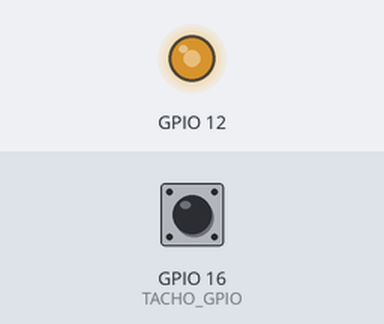
A program run on a simulated Raspberry Pi (BCM pin numbers). Parts: output pins drawn as LEDs (lit = HIGH). Inputs (shaded band) come from the test bench; at power-on: GPIO 16 (TACHO_GPIO) HIGH. Files the program writes start out absent; the clock reads 2024-03-15 10:24:30 at power-on unless the program sets it; what the program prints to the terminal is not drawn.

Above: at 0.2 s.
Timing chart, 0 to 1.7 s (numbered marks = the images above):
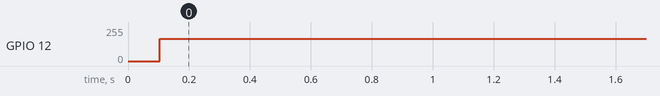

Measured:
- by itself, GPIO 12: 0/255 → 166/255 at 0.10 s

The program:

pwm_fan.py
```python
#!/usr/bin/env python3
import pigpio
import time
import os

with open("/tmp/fan_debug.log", "w") as f:
    f.write("cwd: " + os.getcwd() + "\n")
    f.write("HOME: " + os.environ.get("HOME", "None") + "\n")
    f.write("USER: " + os.environ.get("USER", "None") + "\n")

# === Parameters ===
PWM_GPIO = 12                   # GPIO12: hardware PWM-capable
TACHO_GPIO = 16                 # GPIO16: FAN TACHO input
PWM_FREQ = 25000                # PWM frequency in Hz
PWM_DUTY_DEFAULT = 80           # Fallback duty cycle if config fails (%)
PULSE_MIN_WIDTH_US = 1000       # Minimum valid low-pulse width (us)
FAN_PULSES_PER_REV = 2          # Pulses per fan revolution
PRINT_INTERVAL = 1.0            # Print & log interval in seconds
CONFIG_FILE = "config.txt"
LOG_FILE = "fan_rpm.log"

# === State ===
last_tick = 0
valid_pulse_count = 0
last_rpm_time = time.time()

# === Load PWM duty from config.txt ===
def load_pwm_duty():
    try:
        with open(CONFIG_FILE, "r") as f:
            for line in f:
                if line.startswith("PWM_DUTY="):
                    val = float(line.strip().split("=")[1])
                    return max(0, min(100, val))  # Clamp to 0–100%
    except Exception as e:
        print(f"[WARN] Failed to load config.txt: {e}")
    return PWM_DUTY_DEFAULT

# === Initialize pigpio ===
pi = pigpio.pi()
if not pi.connected:
    print("Not connected to pigpio daemon. Run: sudo pigpiod")
    exit(1)

# === Set hardware PWM ===
def set_pwm(duty_percent):
    duty = int(duty_percent * 1_000_000 / 100)
    pi.hardware_PWM(PWM_GPIO, PWM_FREQ, duty)
    print(f"[PWM] Output @ {PWM_FREQ} Hz, Duty = {duty_percent:.1f}%")

# === Callback for TACHO falling edges ===
def tach_callback(gpio, level, tick):
    global last_tick, valid_pulse_count
    if level == 0:
        width = pigpio.tickDiff(last_tick, tick)
        if width >= PULSE_MIN_WIDTH_US:
            valid_pulse_count += 1
        last_tick = tick

# === Main logic ===
def main():
    global valid_pulse_count, last_rpm_time

    pi.set_mode(TACHO_GPIO, pigpio.INPUT)
    pi.set_pull_up_down(TACHO_GPIO, pigpio.PUD_UP)

    current_duty = None
    last_rpm_time = time.time()
    cb = pi.callback(TACHO_GPIO, pigpio.FALLING_EDGE, tach_callback)

    try:
        while True:
            time.sleep(0.1)

            # Load duty dynamically
            new_duty = load_pwm_duty()
            if new_duty != current_duty:
                set_pwm(new_duty)
                current_duty = new_duty

            # RPM print interval
            now = time.time()
            if now - last_rpm_time >= PRINT_INTERVAL:
                rpm = int((valid_pulse_count / (now - last_rpm_time)) * 60 / FAN_PULSES_PER_REV)
                log_line = f"RPM={rpm:5d}  PWM={current_duty:.1f}"
                # print(f"[READ] {log_line}")
                with open(LOG_FILE, "w") as logf:
                    logf.write(log_line + "\n")
                valid_pulse_count = 0
                last_rpm_time = now
    except KeyboardInterrupt:
        print("\n[QUIT] Stopping... Setting PWM = 100%")
        set_pwm(100)
    finally:
        print("\n[STOP] STOP")
        cb.cancel()
        pi.stop()


if __name__ == "__main__":
    main()
```
